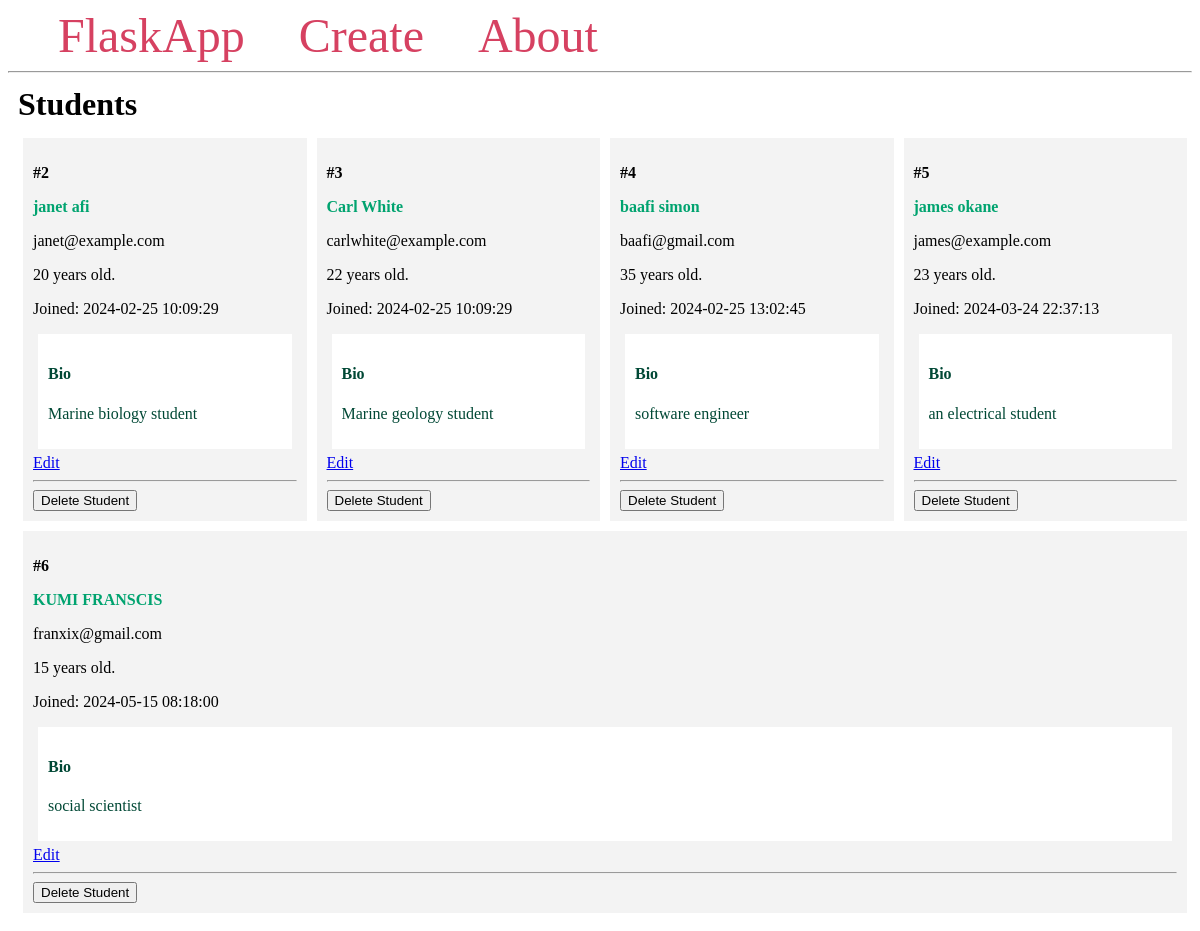
The page / on the database its author committed.
### app.py (models this page shows)
class Student(db.Model):
    id = db.Column(db.Integer, primary_key=True)
    firstname = db.Column(db.String(100), nullable=False)
    lastname = db.Column(db.String(100), nullable=False)
    email = db.Column(db.String(80), unique=True, nullable=False)
    age = db.Column(db.Integer)
    created_at = db.Column(db.DateTime(timezone=True),
                           server_default=func.now())
    bio = db.Column(db.Text)

### app.py (the view)
@app.route('/')
def index():
    students = Student.query.all()
    return render_template('index.html', students=students)

### templates/index.html
{% extends 'base.html' %}
{% block content %}
    <h1 class="title">{% block title %} Students {% endblock %}</h1>
    <div class="content">
        {% for student in students %}
    <div class="student">
        <p><b>#{{ student.id }}</b></p>
        <b>
            <p class="name">
                <a href="{{ url_for('student', student_id=student.id)}}">
                    {{ student.firstname }} {{ student.lastname }}
                </a>
            </p>
        </b>
        <p>{{ student.email }}</p>
        <p>{{ student.age }} years old.</p>
        <p>Joined: {{ student.created_at }}</p>
        <div class="bio">
            <h4>Bio</h4>
            <p>{{ student.bio }}</p>
        </div>
        <a href="{{ url_for('edit', student_id=student.id) }}">Edit</a>
        <hr>
        <form method="POST"
                action="{{ url_for('delete', student_id=student.id) }}">
            <input type="submit" value="Delete Student"
                onclick="return confirm('Are you sure you want to delete this entry?')">
        </form>
    </div>
{% endfor %}
    </div>
{% endblock %}

### templates/base.html (shortened to what this page needs)
<!DOCTYPE html>
<html lang="en">
<head>
</head>
<body>
    <nav>
        <a href="{{ url_for('index') }}">FlaskApp</a>
        <a href="{{ url_for('create') }}">Create</a>
        <a href="#">About</a>
    </nav>
    <hr>
    <div class="content">
        {% block content %} {% endblock %}
    </div>
</body>
</html>

### templates/base.html (style rules this page uses)
.title { margin: 5px; }
.content { margin: 5px; width: 100%; display: flex; flex-direction: row; flex-wrap: wrap; }
.student { flex: 20%; padding: 10px; margin: 5px; background-color: #f3f3f3; inline-size: 100%; }
.bio { padding: 10px; margin: 5px; background-color: #ffffff; color: #004835; }
.name a { color: #00a36f; text-decoration: none; }
nav a { color: #d64161; font-size: 3em; margin-left: 50px; text-decoration: none; }

### rows shown on the page
Student: id "2", firstname "janet", lastname "afi", email "janet@example.com", age "20", created_at "2024-02-25 10:09:29", bio "Marine biology student"
Student: id "3", firstname "Carl", lastname "White", email "carlwhite@example.com", age "22", created_at "2024-02-25 10:09:29", bio "Marine geology student"
Student: id "4", firstname "baafi", lastname "simon", email "baafi@gmail.com", age "35", created_at "2024-02-25 13:02:45", bio "software engineer"
Student: id "5", firstname "james", lastname "okane", email "james@example.com", age "23", created_at "2024-03-24 22:37:13", bio "an electrical student"
Student: id "6", firstname "KUMI", lastname "FRANSCIS", email "franxix@gmail.com", age "15", created_at "2024-05-15 08:18:00", bio "social scientist"
